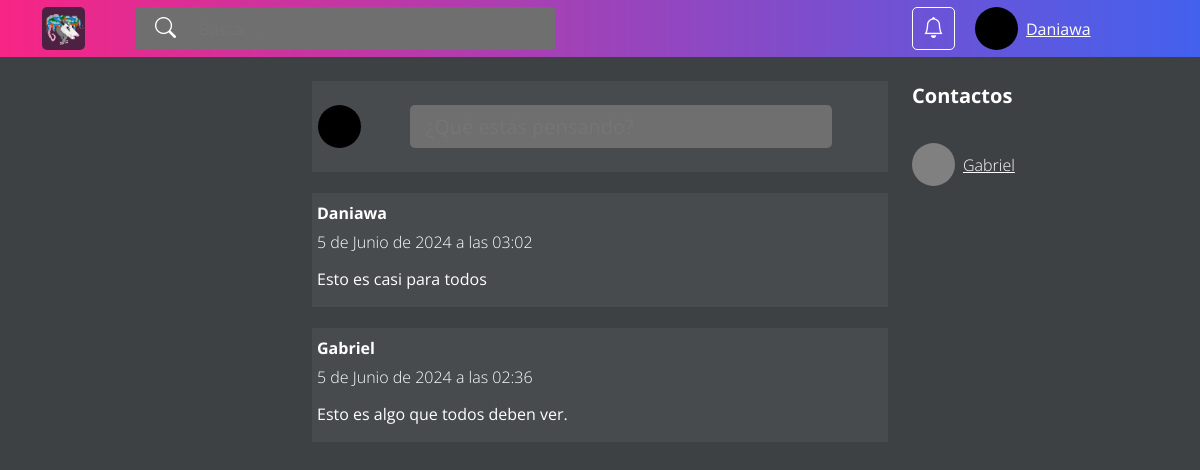
/verActividad/ (signed in), run on the app's committed database.
### Publicar/models.py (models this page shows)
class Post(models.Model):
    usuario = models.ForeignKey(User, on_delete=models.CASCADE)
    texto = models.CharField(max_length=500)
    imagen = models.ImageField(default='null', upload_to='posts')
    enlace = models.URLField(max_length=200, default='null')
    fecha_creacion = models.DateTimeField(auto_now_add=True)

### SolicitudAmistad/models.py (models this page shows, shortened)
class Amistad(models.Model):
    emisor = models.ForeignKey(User, on_delete=models.CASCADE, related_name="emisor", null=True)
    receptor = models.ForeignKey(User, on_delete=models.CASCADE, related_name="receptor", null=True)
    aceptada = models.BooleanField(default=False)

### VerActividad/views.py (the view)
# urls.py: path('', views.index, name='index'),
@login_required
def index(request):
    amigos = Amistad.objects.filter(Q(emisor=request.user) | Q(receptor=request.user)).exclude(aceptada=False)
    post_amigos = amigos.values_list('receptor', flat=True).union(amigos.values_list('emisor', flat=True))
    posts = Post.objects.filter(usuario__in=post_amigos).order_by('-fecha_creacion')
    return render(request, 'VerActividad.html', {
        'posts': posts,
        'amigos': amigos,
    })

### templates/VerActividad.html (shortened to what this page needs)
{% extends 'layout/inner.html' %}
{% block content %}
<div class="timeline">
  <div class="publicar" id="publicar">
    <div class="publicar__foto"></div>
    <a href="#" data-bs-toggle="modal" data-bs-target="#modal-publicar">
      <input class="publicar__entrada text-white" type="text" placeholder="¿Qué estás pensando?">
    </a>
  </div>
  <div class="posts" id="posts">
    {% if posts %}
      {% for post in posts %}
        <div class="post">
          <div class="post__usuario">{{ post.usuario }}</div>
          <div class="post__fecha">{{ post.fecha_creacion }}</div>
          <p class="post__texto">{{ post.texto }}</p>
        </div>
      {% endfor %}
    {% endif %}
  </div>
</div>
{% endblock %}

### templates/layout/inner.html (shortened to what this page needs)
{% load static %}
<!DOCTYPE html>
<html>
  <head>
    <link rel="stylesheet" href="{% static 'public/index.css' %}">
    <link rel="stylesheet" href="{% static 'public/bs/bootstrap.min.css' %}">
    <link rel="stylesheet" href="https://cdn.jsdelivr.net/npm/bootstrap-icons@1.11.3/font/bootstrap-icons.min.css">
  </head>
  <body>
    <div id="app">
      <header class="fixed-top">
        <div class="container-fluid">
          <div class="cabecera row">
            <div class="col-9">
              <div class="cabecera__columna">
                <a class="cabecera__icono" href="{% url 'VerActividad:index' %}">
                  <img src="{% static 'images/inicio.jpeg' %}" alt="">
                </a>
                <div class="buscar">
                  <i class="bi bi-search"></i>
                  <input class="cabecera__busqueda" type="search" name="" placeholder="Buscar...">
                </div>
              </div>
            </div>
            <div class="col-3">
              <div class="cabecera__columna">
                <div class="cabecera__btn">
                  <a href="{% url 'SolicitudAmistad:notificaciones' %}"><i class="bi bi-bell"></i></a>
                </div>
                <div class="perfil">
                  <div class="perfil__foto"></div>
                  <div class="perfil__nombre">{{user.username}}</div>
                </div>
              </div>
            </div>
          </div>
        </div>
      </header>
      <div class="cuerpo container-fluid">
        <div class="row justify-content-between">
          <aside class="col-3"></aside>
          <main class="col-6">
            {% block content %}{% endblock %}
          </main>
          <aside class="contactos col-3">
            {% if amigos %}
            <div class="contactos__titulo">Contactos</div>
            <div class="contactos__lista">
              {% for amigo in amigos %}
              <div class="contacto">
                <div class="contacto__foto"></div>
                {% if amigo.emisor != request.user %}
                  <a class="contacto__nombre" href="#">{{amigo.emisor}}</a>
                {% else %}
                  <a class="contacto__nombre" href="#">{{amigo.receptor}}</a>
                {% endif %}
              </div>
              {% endfor %}
            </div>
            {% endif %}
          </aside>
        </div>
      </div>
    </div>
  </body>
</html>

### static/public/index.css (style rules this page uses)
* { font-family: "Open Sans"; margin: 0; padding: 0; box-sizing: border-box; }
#app { width: 100vw; height: 100vh; position: relative; overflow: hidden; background: #3E4144; }
.cuerpo { margin-top: 81px; color: white; }

### static/public/colores.css (style rules this page uses)
:root { --gris_claro: #666F88; --gris_oscuro: #788199; --azul_oscuro: #4361EE; --azul_claro: #4895EF; --rosa: #F72585; --celeste: #4CC9F0; }

### static/public/cabecera.css (style rules this page uses)
.cabecera { height: 57px; background-image: linear-gradient(90deg, #F72585, #4361EE); }
.cabecera__columna { height: 57px; display: flex; align-items: center; flex-wrap: nowrap; position: relative; }
.buscar { display: flex; align-items: center; position: relative; width: 80%; }
.cabecera__busqueda { width: 60%; height: 43px; margin-left: 20px; padding-left: 64px; background-color: #6F6F6F; border: none; outline: none; border-radius: 3px; color: white; font-size: 16px; font-weight: lighter; }
.bi-search { position: absolute; left: 40px; font-size: 21px; font-weight: lighter; color: white; }
.perfil { width: 132px; height: 43px; display: flex; flex-direction: row; align-items: center; }
.perfil__nombre { color: white; margin-left: 8px; text-decoration: underline; text-transform: capitalize; cursor: pointer; }

### static/public/contactos.css (style rules this page uses)
.contactos { height: 100vh; }
.contactos__titulo { font-size: 20px; font-weight: bold; margin-bottom: 32px; }
.contacto { width: 60%; height: 43px; display: flex; align-items: center; margin-bottom: 20px; }
.contacto__nombre { color: white; margin-left: 8px; font-weight: lighter; text-decoration: underline; text-transform: capitalize; }

### static/public/timeline.css (style rules this page uses)
.timeline { height: 88vh; display: flex; flex-direction: column; align-items: center; overflow: scroll; }
.publicar { width: 625px; min-height: 91px; display: flex; align-items: center; border-radius: 5px; background-color: #474B4E; }
.publicar__foto { width: 43px; height: 43px; border-radius: 50px; background-color: black; margin-left: 30px; margin-right: 0; }
.publicar__entrada { height: 43px; width: 422px; margin-left: 49px; padding-left: 16px; border-radius: 5px; border: none; outline: none; background-color: #6F6F6F; font-size: 20px; font-weight: normal; }
.posts { width: 100%; margin-top: 21px; display: flex; flex-direction: column; justify-content: center; align-items: center; }
.post { width: 626px; background-color: #474B4E; margin-bottom: 21px; border-radius: 5px; }
.post__usuario { margin-left: 30px; margin-top: 8px; margin-bottom: 5px; font-weight: bold; }
.post__fecha { margin-left: 30px; font-weight: lighter; }
.post__texto { margin-left: 30px; margin-top: 13px; }

### data on the page
Post: usuario "Daniawa", fecha_creacion "5 de Junio de 2024 a las 03:02", texto "Esto es casi para todos"
Post: usuario "Gabriel", fecha_creacion "5 de Junio de 2024 a las 02:36", texto "Esto es algo que todos deben ver."
Amistad: emisor "Gabriel"

### other printed values
{{ user.username }} "Daniawa"
